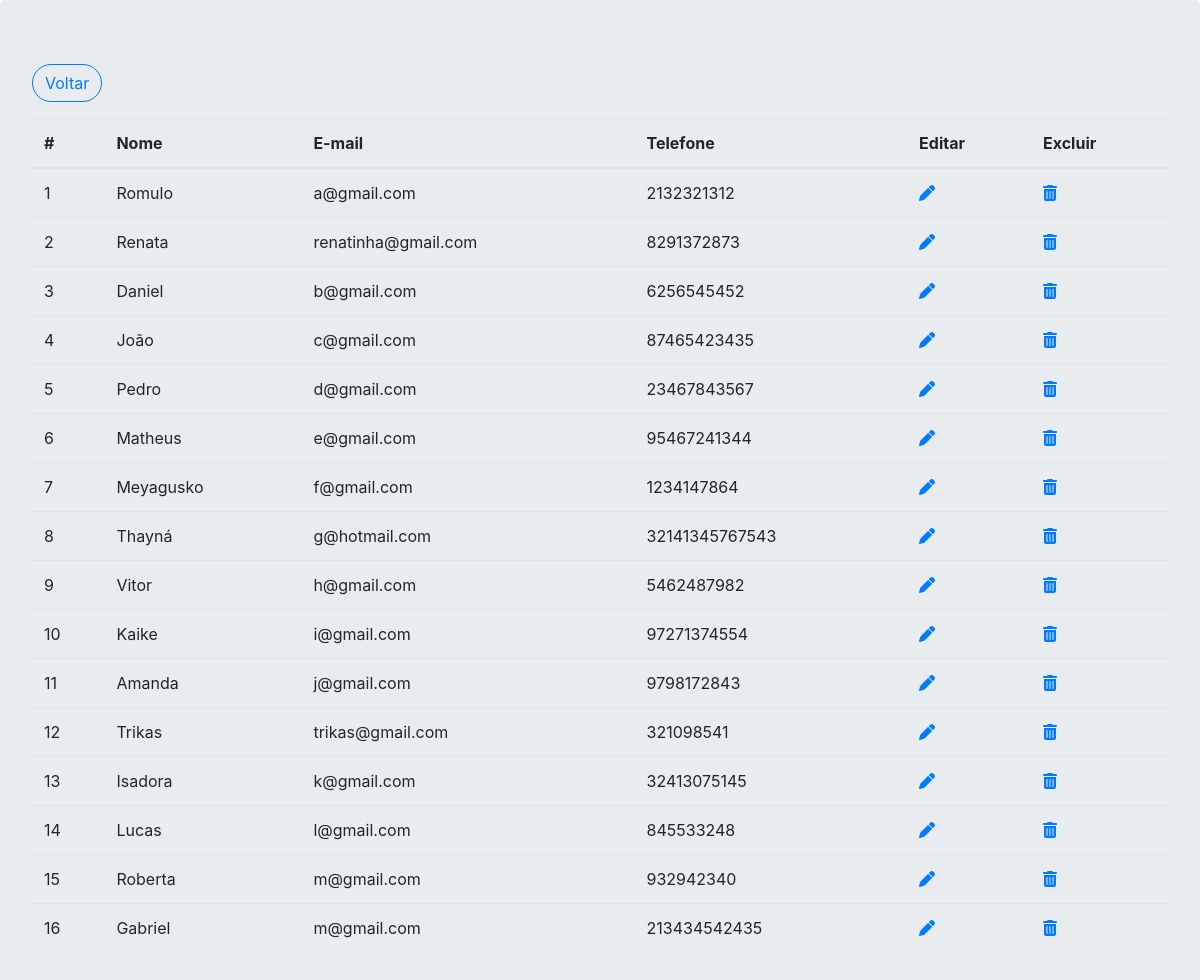
Screenshot of /agenda/listar.php with the database file from the repository.
### tables this page shows
CREATE TABLE IF NOT EXISTS `contato` (
  `id` int(11) NOT NULL AUTO_INCREMENT,
  `nome` varchar(255) NOT NULL,
  `email` varchar(255) NOT NULL,
  `telefone` varchar(255) NOT NULL,
  PRIMARY KEY (`id`)
);

### agenda/listar.php (the view, shortened to what this page needs)
<!DOCTYPE html>
<html lang="pt-br">
<head>
    <link rel="stylesheet" href="css/bootstrap.css">
</head>
<body>
    <div class="jumbotron justify-content-center">
        <a href="index.php" class="btn btn-outline-primary rounded-pill mb-3">Voltar</a>
        <table class="table">
            <thead>
                <tr>
                    <th scope="col">#</th>
                    <th scope="col">Nome</th>
                    <th scope="col">E-mail</th>
                    <th scope="col">Telefone</th>
                    <th scope="col">Editar</th>
                    <th scope="col">Excluir</th>
                </tr>
            </thead>
            <tbody>
                <?php
                    require 'lib/conn.php';
                    $sql_select = "SELECT * FROM contato";
                    $stmt = $conn->query($sql_select);
                    $contatos = $stmt->fetchAll(PDO::FETCH_OBJ);
                    foreach($contatos as $contato){
                ?>
                <tr>
                    <td><?=$contato->id?></td>
                    <td><?=$contato->nome?></td>
                    <td><?=$contato->email?></td>
                    <td><?=$contato->telefone?></td>
                    <td>
                        <a href="editar.php?id=<?=$contato->id?>">
                            <i class="fas fa-pen"></i>
                        </a>
                    </td>
                    <td>
                        <a href="excluir.php?id=<?=$contato->id?>">
                            <i class="fas fa-trash-alt"></i>
                        </a>
                    </td>
                </tr>
                <?php
                    }
                ?>
            </tbody>
        </table>
    </div>
</body>
</html>

### rows the page displays
contato: id "1", nome "Romulo", email "a@gmail.com", telefone "2132321312"
contato: id "2", nome "Renata", email "renatinha@gmail.com", telefone "8291372873"
contato: id "3", nome "Daniel", email "b@gmail.com", telefone "6256545452"
contato: id "4", nome "João", email "c@gmail.com", telefone "87465423435"
contato: id "5", nome "Pedro", email "d@gmail.com", telefone "23467843567"
contato: id "6", nome "Matheus", email "e@gmail.com", telefone "95467241344"
contato: id "7", nome "Meyagusko", email "f@gmail.com", telefone "1234147864"
contato: id "8", nome "Thayná", email "g@hotmail.com", telefone "32141345767543"
contato: id "9", nome "Vitor", email "h@gmail.com", telefone "5462487982"
contato: id "10", nome "Kaike", email "i@gmail.com", telefone "97271374554"
contato: id "11", nome "Amanda", email "j@gmail.com", telefone "9798172843"
contato: id "12", nome "Trikas", email "trikas@gmail.com", telefone "321098541"
contato: id "13", nome "Isadora", email "k@gmail.com", telefone "32413075145"
contato: id "14", nome "Lucas", email "l@gmail.com", telefone "845533248"
contato: id "15", nome "Roberta", email "m@gmail.com", telefone "932942340"
contato: id "16", nome "Gabriel", email "m@gmail.com", telefone "213434542435"
